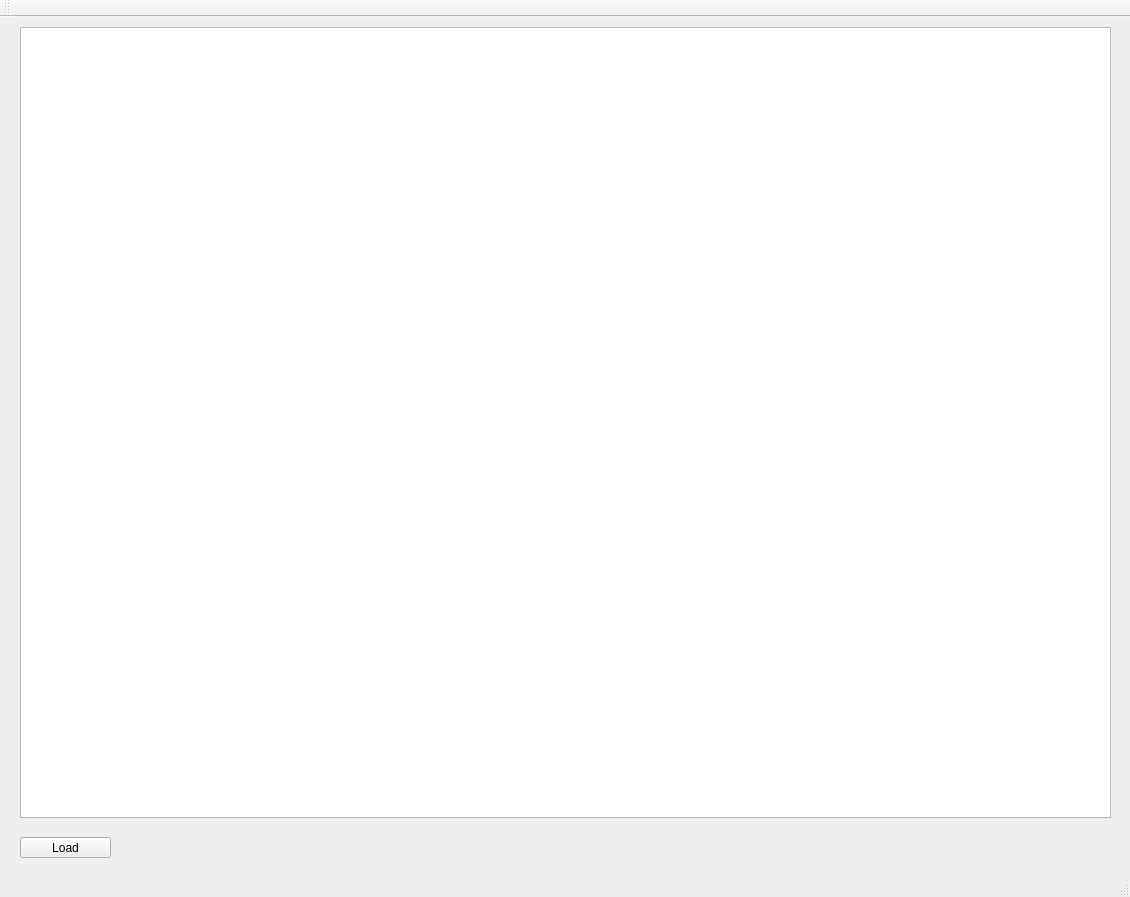
<?xml version="1.0" encoding="UTF-8"?>
<ui version="4.0">
 <class>MainWindow</class>
 <widget class="QMainWindow" name="MainWindow">
  <property name="geometry">
   <rect>
    <x>0</x>
    <y>0</y>
    <width>1130</width>
    <height>897</height>
   </rect>
  </property>
  <property name="windowTitle">
   <string>MainWindow</string>
  </property>
  <widget class="QWidget" name="centralWidget">
   <widget class="QGraphicsView" name="graphicsView">
    <property name="geometry">
     <rect>
      <x>20</x>
      <y>10</y>
      <width>1091</width>
      <height>791</height>
     </rect>
    </property>
   </widget>
   <widget class="QPushButton" name="PB_Load">
    <property name="geometry">
     <rect>
      <x>20</x>
      <y>820</y>
      <width>91</width>
      <height>21</height>
     </rect>
    </property>
    <property name="text">
     <string>Load</string>
    </property>
   </widget>
  </widget>
  <widget class="QMenuBar" name="menuBar">
   <property name="geometry">
    <rect>
     <x>0</x>
     <y>0</y>
     <width>1130</width>
     <height>21</height>
    </rect>
   </property>
  </widget>
  <widget class="QToolBar" name="mainToolBar">
   <attribute name="toolBarArea">
    <enum>TopToolBarArea</enum>
   </attribute>
   <attribute name="toolBarBreak">
    <bool>false</bool>
   </attribute>
  </widget>
  <widget class="QStatusBar" name="statusBar"/>
 </widget>
 <layoutdefault spacing="6" margin="11"/>
 <resources/>
 <connections/>
</ui>
